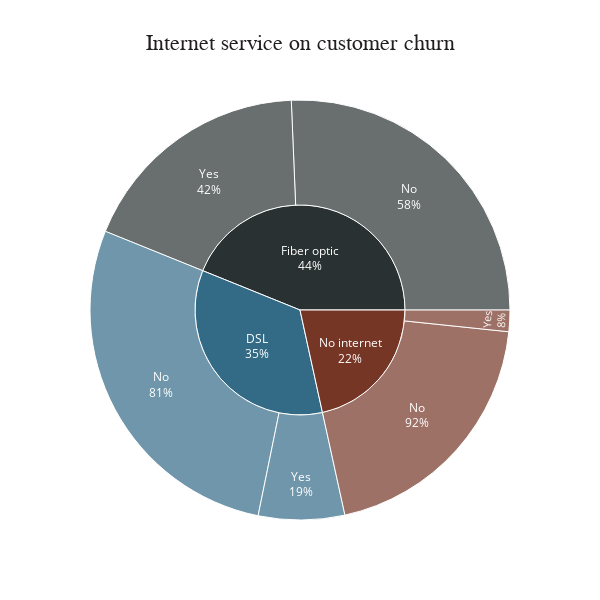

Notebook source saved alongside this figure:
### Code cell
fig = px.sunburst(internet, 
                  path=['InternetService', 'Churn'], 
                  values='count', 
                  color='InternetService', 
                  title = 'Internet service on customer churn',
                  color_discrete_map={'DSL': '#336B87', 'Fiber optic': '#2A3132', 'No internet': '#763626'},
                  width=600, 
                  height=600
                 )
fig.update_layout(plot_bgcolor='white', 
                  title_font_family='Calibri Black', 
                  title_font_color='#221f1f', 
                  title_font_size=22, 
                  title_x=0.5
                 )
fig.update_traces(textinfo='label + percent parent')
fig.show()

### Figure 1 — Plotly figure (JSON) as saved in the notebook; plotly's stock layout.template omitted (floating-point values rounded to 4 significant figures)
{"data": [{"branchvalues": "total", "customdata": [["DSL"], ["Fiber optic"], ["No internet"], ["DSL"], ["Fiber optic"], ["No internet"], ["DSL"], ["Fiber optic"], ["No internet"]], "domain": {"x": [0, 1], "y": [0, 1]}, "hovertemplate": "labels=%{label}<br>count=%{value}<br>parent=%{parent}<br>id=%{id}<br>InternetService=%{customdata[0]}<extra></extra>", "ids": ["DSL/No", "Fiber optic/No", "No internet/No", "DSL/Yes", "Fiber optic/Yes", "No internet/Yes", "DSL", "Fiber optic", "No internet"], "labels": ["No", "No", "No", "Yes", "Yes", "Yes", "DSL", "Fiber optic", "No internet"], "marker": {"colors": ["#336B87", "#2A3132", "#763626", "#336B87", "#2A3132", "#763626", "#336B87", "#2A3132", "#763626"]}, "name": "", "parents": ["DSL", "Fiber optic", "No internet", "DSL", "Fiber optic", "No internet", "", "", ""], "textinfo": "label+percent parent", "type": "sunburst", "values": [1671, 1536, 1192, 397, 1091, 99, 2068, 2627, 1291]}], "layout": {"height": 600, "legend": {"tracegroupgap": 0}, "plot_bgcolor": "white", "title": {"font": {"color": "#221f1f", "family": "Calibri Black", "size": 22}, "text": "Internet service on customer churn", "x": 0.5}, "width": 600}}
